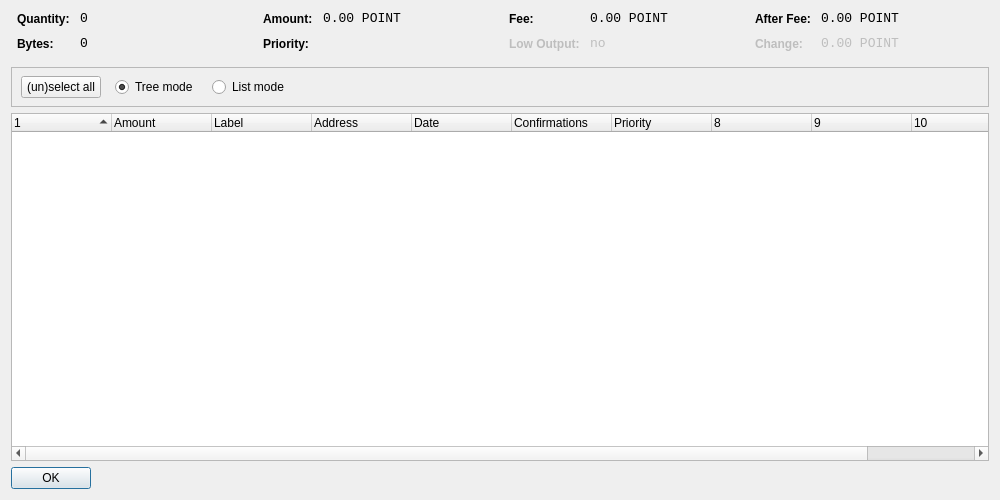
<?xml version="1.0" encoding="UTF-8"?>
<ui version="4.0">
 <class>CoinControlDialog</class>
 <widget class="QDialog" name="CoinControlDialog">
  <property name="geometry">
   <rect>
    <x>0</x>
    <y>0</y>
    <width>1000</width>
    <height>500</height>
   </rect>
  </property>
  <property name="windowTitle">
   <string>Coin Control</string>
  </property>
  <layout class="QVBoxLayout" name="verticalLayout">
   <item>
    <layout class="QHBoxLayout" name="horizontalLayoutTop" stretch="0,0,0,0">
     <property name="topMargin">
      <number>0</number>
     </property>
     <property name="bottomMargin">
      <number>10</number>
     </property>
     <item>
      <layout class="QFormLayout" name="formLayoutCoinControl1">
       <property name="horizontalSpacing">
        <number>10</number>
       </property>
       <property name="verticalSpacing">
        <number>10</number>
       </property>
       <property name="leftMargin">
        <number>6</number>
       </property>
       <property name="rightMargin">
        <number>6</number>
       </property>
       <item row="0" column="0">
        <widget class="QLabel" name="labelCoinControlQuantityText">
         <property name="styleSheet">
          <string notr="true">font-weight:bold;</string>
         </property>
         <property name="text">
          <string>Quantity:</string>
         </property>
        </widget>
       </item>
       <item row="0" column="1">
        <widget class="QLabel" name="labelCoinControlQuantity">
         <property name="font">
          <font>
           <family>Monospace</family>
           <pointsize>10</pointsize>
          </font>
         </property>
         <property name="cursor">
          <cursorShape>IBeamCursor</cursorShape>
         </property>
         <property name="contextMenuPolicy">
          <enum>Qt::ActionsContextMenu</enum>
         </property>
         <property name="text">
          <string notr="true">0</string>
         </property>
         <property name="textInteractionFlags">
          <set>Qt::LinksAccessibleByMouse|Qt::TextSelectableByKeyboard|Qt::TextSelectableByMouse</set>
         </property>
        </widget>
       </item>
       <item row="1" column="0">
        <widget class="QLabel" name="labelCoinControlBytesText">
         <property name="styleSheet">
          <string notr="true">font-weight:bold;</string>
         </property>
         <property name="text">
          <string>Bytes:</string>
         </property>
        </widget>
       </item>
       <item row="1" column="1">
        <widget class="QLabel" name="labelCoinControlBytes">
         <property name="font">
          <font>
           <family>Monospace</family>
           <pointsize>10</pointsize>
          </font>
         </property>
         <property name="cursor">
          <cursorShape>IBeamCursor</cursorShape>
         </property>
         <property name="contextMenuPolicy">
          <enum>Qt::ActionsContextMenu</enum>
         </property>
         <property name="text">
          <string notr="true">0</string>
         </property>
         <property name="textInteractionFlags">
          <set>Qt::LinksAccessibleByMouse|Qt::TextSelectableByKeyboard|Qt::TextSelectableByMouse</set>
         </property>
        </widget>
       </item>
      </layout>
     </item>
     <item>
      <layout class="QFormLayout" name="formLayoutCoinControl2">
       <property name="horizontalSpacing">
        <number>10</number>
       </property>
       <property name="verticalSpacing">
        <number>10</number>
       </property>
       <property name="leftMargin">
        <number>6</number>
       </property>
       <property name="rightMargin">
        <number>6</number>
       </property>
       <item row="0" column="0">
        <widget class="QLabel" name="labelCoinControlAmountText">
         <property name="styleSheet">
          <string notr="true">font-weight:bold;</string>
         </property>
         <property name="text">
          <string>Amount:</string>
         </property>
        </widget>
       </item>
       <item row="0" column="1">
        <widget class="QLabel" name="labelCoinControlAmount">
         <property name="font">
          <font>
           <family>Monospace</family>
           <pointsize>10</pointsize>
          </font>
         </property>
         <property name="cursor">
          <cursorShape>IBeamCursor</cursorShape>
         </property>
         <property name="contextMenuPolicy">
          <enum>Qt::ActionsContextMenu</enum>
         </property>
         <property name="text">
          <string notr="true">0.00 POINT</string>
         </property>
         <property name="textInteractionFlags">
          <set>Qt::LinksAccessibleByMouse|Qt::TextSelectableByKeyboard|Qt::TextSelectableByMouse</set>
         </property>
        </widget>
       </item>
       <item row="1" column="0">
        <widget class="QLabel" name="labelCoinControlPriorityText">
         <property name="styleSheet">
          <string notr="true">font-weight:bold;</string>
         </property>
         <property name="text">
          <string>Priority:</string>
         </property>
        </widget>
       </item>
       <item row="1" column="1">
        <widget class="QLabel" name="labelCoinControlPriority">
         <property name="font">
          <font>
           <family>Monospace</family>
           <pointsize>10</pointsize>
          </font>
         </property>
         <property name="cursor">
          <cursorShape>IBeamCursor</cursorShape>
         </property>
         <property name="contextMenuPolicy">
          <enum>Qt::ActionsContextMenu</enum>
         </property>
         <property name="text">
          <string/>
         </property>
         <property name="textInteractionFlags">
          <set>Qt::LinksAccessibleByMouse|Qt::TextSelectableByKeyboard|Qt::TextSelectableByMouse</set>
         </property>
        </widget>
       </item>
      </layout>
     </item>
     <item>
      <layout class="QFormLayout" name="formLayoutCoinControl3">
       <property name="horizontalSpacing">
        <number>10</number>
       </property>
       <property name="verticalSpacing">
        <number>10</number>
       </property>
       <property name="leftMargin">
        <number>6</number>
       </property>
       <property name="rightMargin">
        <number>6</number>
       </property>
       <item row="0" column="0">
        <widget class="QLabel" name="labelCoinControlFeeText">
         <property name="styleSheet">
          <string notr="true">font-weight:bold;</string>
         </property>
         <property name="text">
          <string>Fee:</string>
         </property>
        </widget>
       </item>
       <item row="0" column="1">
        <widget class="QLabel" name="labelCoinControlFee">
         <property name="font">
          <font>
           <family>Monospace</family>
           <pointsize>10</pointsize>
          </font>
         </property>
         <property name="cursor">
          <cursorShape>IBeamCursor</cursorShape>
         </property>
         <property name="contextMenuPolicy">
          <enum>Qt::ActionsContextMenu</enum>
         </property>
         <property name="text">
          <string notr="true">0.00 POINT</string>
         </property>
         <property name="textInteractionFlags">
          <set>Qt::LinksAccessibleByMouse|Qt::TextSelectableByKeyboard|Qt::TextSelectableByMouse</set>
         </property>
        </widget>
       </item>
       <item row="1" column="0">
        <widget class="QLabel" name="labelCoinControlLowOutputText">
         <property name="enabled">
          <bool>false</bool>
         </property>
         <property name="styleSheet">
          <string notr="true">font-weight:bold;</string>
         </property>
         <property name="text">
          <string>Low Output:</string>
         </property>
        </widget>
       </item>
       <item row="1" column="1">
        <widget class="QLabel" name="labelCoinControlLowOutput">
         <property name="enabled">
          <bool>false</bool>
         </property>
         <property name="font">
          <font>
           <family>Monospace</family>
           <pointsize>10</pointsize>
          </font>
         </property>
         <property name="cursor">
          <cursorShape>IBeamCursor</cursorShape>
         </property>
         <property name="contextMenuPolicy">
          <enum>Qt::ActionsContextMenu</enum>
         </property>
         <property name="text">
          <string notr="true">no</string>
         </property>
         <property name="textInteractionFlags">
          <set>Qt::LinksAccessibleByMouse|Qt::TextSelectableByKeyboard|Qt::TextSelectableByMouse</set>
         </property>
        </widget>
       </item>
      </layout>
     </item>
     <item>
      <layout class="QFormLayout" name="formLayoutCoinControl4">
       <property name="horizontalSpacing">
        <number>10</number>
       </property>
       <property name="verticalSpacing">
        <number>10</number>
       </property>
       <property name="leftMargin">
        <number>6</number>
       </property>
       <property name="rightMargin">
        <number>6</number>
       </property>
       <item row="0" column="0">
        <widget class="QLabel" name="labelCoinControlAfterFeeText">
         <property name="styleSheet">
          <string notr="true">font-weight:bold;</string>
         </property>
         <property name="text">
          <string>After Fee:</string>
         </property>
        </widget>
       </item>
       <item row="0" column="1">
        <widget class="QLabel" name="labelCoinControlAfterFee">
         <property name="font">
          <font>
           <family>Monospace</family>
           <pointsize>10</pointsize>
          </font>
         </property>
         <property name="cursor">
          <cursorShape>IBeamCursor</cursorShape>
         </property>
         <property name="contextMenuPolicy">
          <enum>Qt::ActionsContextMenu</enum>
         </property>
         <property name="text">
          <string notr="true">0.00 POINT</string>
         </property>
         <property name="textInteractionFlags">
          <set>Qt::LinksAccessibleByMouse|Qt::TextSelectableByKeyboard|Qt::TextSelectableByMouse</set>
         </property>
        </widget>
       </item>
       <item row="1" column="0">
        <widget class="QLabel" name="labelCoinControlChangeText">
         <property name="enabled">
          <bool>false</bool>
         </property>
         <property name="styleSheet">
          <string notr="true">font-weight:bold;</string>
         </property>
         <property name="text">
          <string>Change:</string>
         </property>
        </widget>
       </item>
       <item row="1" column="1">
        <widget class="QLabel" name="labelCoinControlChange">
         <property name="enabled">
          <bool>false</bool>
         </property>
         <property name="font">
          <font>
           <family>Monospace</family>
           <pointsize>10</pointsize>
          </font>
         </property>
         <property name="cursor">
          <cursorShape>IBeamCursor</cursorShape>
         </property>
         <property name="contextMenuPolicy">
          <enum>Qt::ActionsContextMenu</enum>
         </property>
         <property name="text">
          <string notr="true">0.00 POINT</string>
         </property>
         <property name="textInteractionFlags">
          <set>Qt::LinksAccessibleByMouse|Qt::TextSelectableByKeyboard|Qt::TextSelectableByMouse</set>
         </property>
        </widget>
       </item>
      </layout>
     </item>
    </layout>
   </item>
   <item>
    <widget class="QFrame" name="frame">
     <property name="minimumSize">
      <size>
       <width>0</width>
       <height>40</height>
      </size>
     </property>
     <property name="frameShape">
      <enum>QFrame::StyledPanel</enum>
     </property>
     <property name="frameShadow">
      <enum>QFrame::Sunken</enum>
     </property>
     <widget class="QWidget" name="horizontalLayoutWidget">
      <property name="geometry">
       <rect>
        <x>10</x>
        <y>0</y>
        <width>781</width>
        <height>41</height>
       </rect>
      </property>
      <layout class="QHBoxLayout" name="horizontalLayoutPanel" stretch="0,0,0,0">
       <property name="spacing">
        <number>14</number>
       </property>
       <item>
        <widget class="QPushButton" name="pushButtonSelectAll">
         <property name="sizePolicy">
          <sizepolicy hsizetype="Maximum" vsizetype="Fixed">
           <horstretch>0</horstretch>
           <verstretch>0</verstretch>
          </sizepolicy>
         </property>
         <property name="text">
          <string>(un)select all</string>
         </property>
        </widget>
       </item>
       <item>
        <widget class="QRadioButton" name="radioTreeMode">
         <property name="sizePolicy">
          <sizepolicy hsizetype="Maximum" vsizetype="Fixed">
           <horstretch>0</horstretch>
           <verstretch>0</verstretch>
          </sizepolicy>
         </property>
         <property name="text">
          <string>Tree mode</string>
         </property>
         <property name="checked">
          <bool>true</bool>
         </property>
        </widget>
       </item>
       <item>
        <widget class="QRadioButton" name="radioListMode">
         <property name="sizePolicy">
          <sizepolicy hsizetype="Maximum" vsizetype="Fixed">
           <horstretch>0</horstretch>
           <verstretch>0</verstretch>
          </sizepolicy>
         </property>
         <property name="text">
          <string>List mode</string>
         </property>
        </widget>
       </item>
       <item>
        <spacer name="horizontalSpacer">
         <property name="orientation">
          <enum>Qt::Horizontal</enum>
         </property>
         <property name="sizeHint" stdset="0">
          <size>
           <width>40</width>
           <height>20</height>
          </size>
         </property>
        </spacer>
       </item>
      </layout>
     </widget>
    </widget>
   </item>
   <item>
    <widget class="CoinControlTreeWidget" name="treeWidget">
     <property name="contextMenuPolicy">
      <enum>Qt::CustomContextMenu</enum>
     </property>
     <property name="sortingEnabled">
      <bool>false</bool>
     </property>
     <property name="columnCount">
      <number>11</number>
     </property>
     <attribute name="headerShowSortIndicator" stdset="0">
      <bool>true</bool>
     </attribute>
     <attribute name="headerStretchLastSection">
      <bool>false</bool>
     </attribute>
     <column>
      <property name="text">
       <string/>
      </property>
     </column>
     <column>
      <property name="text">
       <string>Amount</string>
      </property>
     </column>
     <column>
      <property name="text">
       <string>Label</string>
      </property>
     </column>
     <column>
      <property name="text">
       <string>Address</string>
      </property>
     </column>
     <column>
      <property name="text">
       <string>Date</string>
      </property>
     </column>
     <column>
      <property name="text">
       <string>Confirmations</string>
      </property>
      <property name="toolTip">
       <string>Confirmed</string>
      </property>
     </column>
     <column>
      <property name="text">
       <string>Priority</string>
      </property>
     </column>
     <column>
      <property name="text">
       <string/>
      </property>
     </column>
     <column>
      <property name="text">
       <string/>
      </property>
     </column>
     <column>
      <property name="text">
       <string/>
      </property>
     </column>
     <column>
      <property name="text">
       <string/>
      </property>
     </column>
    </widget>
   </item>
   <item>
    <widget class="QDialogButtonBox" name="buttonBox">
     <property name="sizePolicy">
      <sizepolicy hsizetype="Maximum" vsizetype="Fixed">
       <horstretch>0</horstretch>
       <verstretch>0</verstretch>
      </sizepolicy>
     </property>
     <property name="orientation">
      <enum>Qt::Horizontal</enum>
     </property>
     <property name="standardButtons">
      <set>QDialogButtonBox::Ok</set>
     </property>
    </widget>
   </item>
  </layout>
 </widget>
 <customwidgets>
  <customwidget>
   <class>CoinControlTreeWidget</class>
   <extends>QTreeWidget</extends>
   <header>coincontroltreewidget.h</header>
  </customwidget>
 </customwidgets>
 <resources/>
 <connections/>
</ui>
